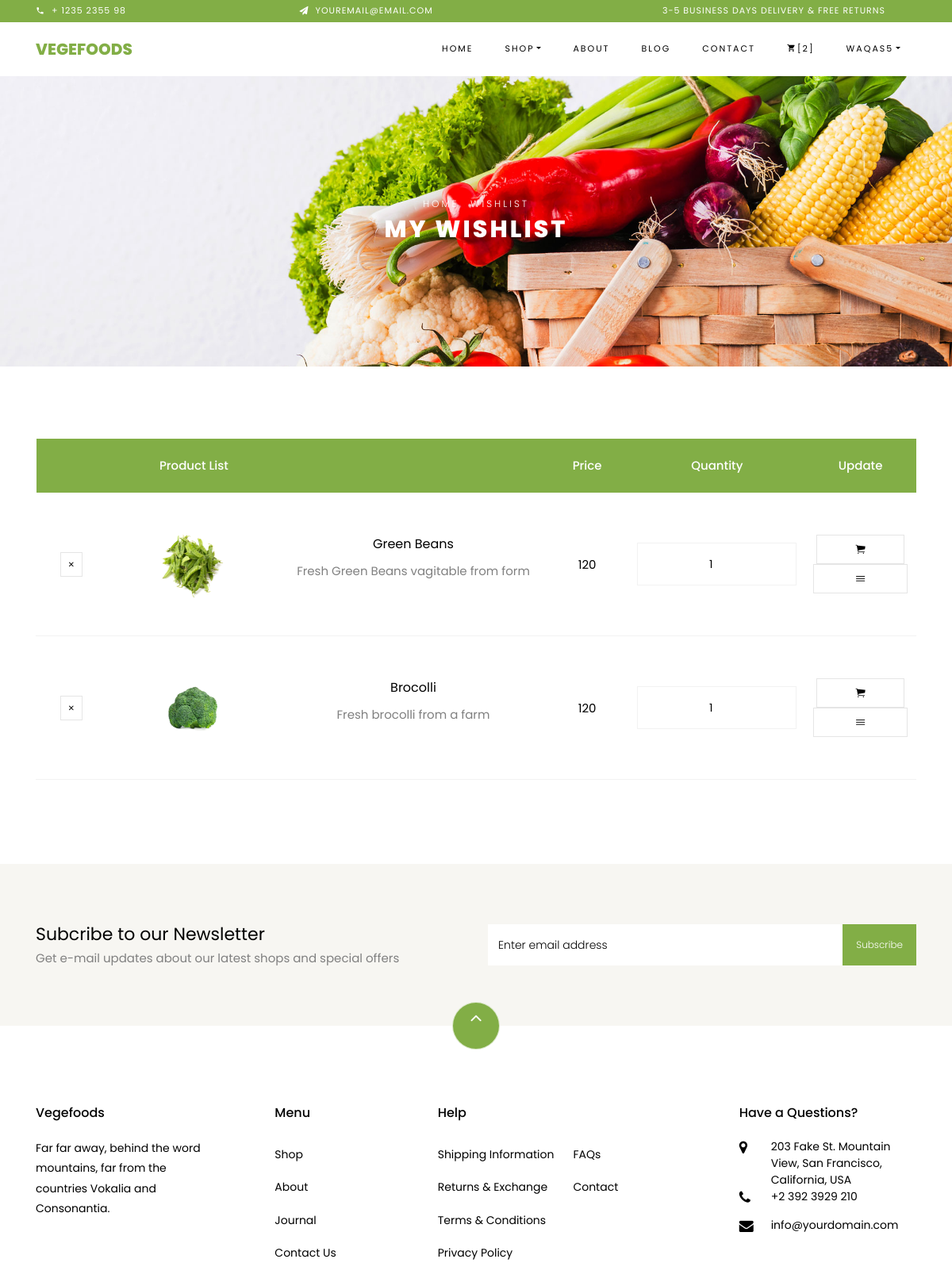
The page /wishlist.php (signed in) on the database its author committed.
### tables this page shows
CREATE TABLE `wishlist_tbl` (
  `ID` int(11) NOT NULL,
  `User_name` varchar(255) NOT NULL,
  `Pro_id` int(11) NOT NULL,
  `Pro_name` varchar(255) NOT NULL,
  `Pro_img` varchar(255) NOT NULL
);

CREATE TABLE `products_tbl` (
  `ID` int(11) NOT NULL,
  `P_name` varchar(255) NOT NULL,
  `p_type` varchar(255) NOT NULL,
  `P_image` varchar(255) NOT NULL,
  `P_description` varchar(255) NOT NULL,
  `P_price` int(11) NOT NULL,
  `P_Quantity` int(11) NOT NULL,
  `Remaning_quantiy` int(11) NOT NULL,
  `Added_Date` date NOT NULL
);

### wishlist.php (the view, shortened to what this page needs)
<?php
if (empty($_SESSION['uID'])) {
	echo '<script language="javascript">';
    echo 'alert("Please login to continue")';
    echo '</script>';
    echo "<script>location.replace('index.php')</script>";
}else{
$username=$_SESSION['Username'];
?>
<!DOCTYPE html>
<html lang="en">
  <head>
    <link rel="stylesheet" href="css/open-iconic-bootstrap.min.css">
    <link rel="stylesheet" href="css/animate.css">
    <link rel="stylesheet" href="css/owl.carousel.min.css">
    <link rel="stylesheet" href="css/owl.theme.default.min.css">
    <link rel="stylesheet" href="css/magnific-popup.css">
    <link rel="stylesheet" href="css/aos.css">
    <link rel="stylesheet" href="css/ionicons.min.css">
    <link rel="stylesheet" href="css/bootstrap-datepicker.css">
    <link rel="stylesheet" href="css/jquery.timepicker.css">
    <link rel="stylesheet" href="css/flaticon.css">
    <link rel="stylesheet" href="css/icomoon.css">
    <link rel="stylesheet" href="css/style.css">
  </head>
  <body class="goto-here">
		<div class="py-1 bg-primary">
    	<div class="container">
    		<div class="row no-gutters d-flex align-items-start align-items-center px-md-0">
	    		<div class="col-lg-12 d-block">
		    		<div class="row d-flex">
		    			<div class="col-md pr-4 d-flex topper align-items-center">
					    	<div class="icon mr-2 d-flex justify-content-center align-items-center"><span class="icon-phone2"></span></div>
						    <span class="text">+ 1235 2355 98</span>
					    </div>
					    <div class="col-md pr-4 d-flex topper align-items-center">
					    	<div class="icon mr-2 d-flex justify-content-center align-items-center"><span class="icon-paper-plane"></span></div>
						    <span class="text">youremail@email.com</span>
					    </div>
					    <div class="col-md-5 pr-4 d-flex topper align-items-center text-lg-right">
						    <span class="text">3-5 Business days delivery &amp; Free Returns</span>
					    </div>
				    </div>
			    </div>
		    </div>
		  </div>
    </div>
    	<?php
    		include ('navbar.php');
    	?>
    <div class="hero-wrap hero-bread" style="background-image: url('images/bg_1.jpg');">
      <div class="container">
        <div class="row no-gutters slider-text align-items-center justify-content-center">
          <div class="col-md-9 ftco-animate text-center">
          	<p class="breadcrumbs"><span class="mr-2"><a href="index.php">Home</a></span> <span>Wishlist</span></p>
            <h1 class="mb-0 bread">My Wishlist</h1>
          </div>
        </div>
      </div>
    </div>
    <section class="ftco-section ftco-cart">
			<div class="container">
				<div class="row">
    			<div class="col-md-12 ftco-animate">
    				<div class="cart-list">
	    				<table class="table">
						    <thead class="thead-primary">
						      <tr class="text-center">
						        <th>&nbsp;</th>
						        <th>Product List</th>
						        <th>&nbsp;</th>
						        <th>Price</th>
						        <th>Quantity</th>
						        <th>Update</th>
						      </tr>
						    </thead>
						    <tbody>
						    	<?php
						    	$show_wqry="SELECT * FROM wishlist_tbl WHERE User_name = '$username'";
                    			$show_wrun=mysqli_query($conn,$show_wqry);
                          $a=0;
                    			while ($row = mysqli_fetch_array($show_wrun)) {
                          ?>
						      <tr class="text-center">
						        <td class="product-remove"><a href="removewishproduct.php?id=<?php echo $row['ID']; ?>" title="Remove Product frm whishlist" name="remove_wishs"><span class="ion-ios-close"></span></a></td>
						        <td class="image-prod"><img class="img" src="images/<?php echo $row ['Pro_img']; ?>" alt="img"></td>
						        <td class="product-name">
						        	<h3><?php echo $row ['Pro_name']; ?></h3>
						        	<?php
						        		$productId=$row ['Pro_id'];
						        		$show_pdqry="SELECT * FROM products_tbl WHERE ID = '$productId'";
                    					$show_pdrun=mysqli_query($conn,$show_pdqry);
                    					if (!empty($show_pdrun)) {
                    					while ($pdrow = mysqli_fetch_array($show_pdrun)) {
						        	?>
						        	<p><?php echo $pdrow ['P_description']; ?></p>
						        </td>
						        <td class="price"><?php echo $pdrow ['P_price'];
						        	                     $ProductPrice=$pdrow ['P_price'];
						        ?></td>
						        <?php
						        	}
						    	} ?>
						        <td class="quantity">
                      <input type="number" name="quantity" id="qun<?php echo $a; ?>" class="form-control" value="1" min="1" max="100">
					          </td>
						        <td class="product-remove">
						        <a href="#" name="wishtocart" title="Add to Cart" class="add-to-cart d-flex justify-content-center align-items-center mx-1" onclick="getQuantity(<?php echo $row['ID']; ?>,<?php echo $a; ?>,<?php echo $ProductPrice; ?>)"><span><i class="ion-ios-cart"></i></span></a>
						        <a href="#" onclick="getIDs(<?php echo $row['Pro_id']; ?>,<?php echo $row['ID']; ?>)" name="wish_to_buy" title="Proceed to buy" class="buy-now d-flex justify-content-center align-items-center text-center"><span><i class="ion-ios-menu"></i></span></a>
						       	</td>
						      </tr>
						    	<?php
                    $a++;
						  		}
						  		?>
						    </tbody>
						  </table>
					  </div>
    			</div>
    		</div>
			</div>
		</section>
		<section class="ftco-section ftco-no-pt ftco-no-pb py-5 bg-light">
      <div class="container py-4">
        <div class="row d-flex justify-content-center py-5">
          <div class="col-md-6">
          	<h2 style="font-size: 22px;" class="mb-0">Subcribe to our Newsletter</h2>
          	<span>Get e-mail updates about our latest shops and special offers</span>
          </div>
          <div class="col-md-6 d-flex align-items-center">
            <form action="#" class="subscribe-form">
              <div class="form-group d-flex">
                <input type="text" class="form-control" placeholder="Enter email address">
                <input type="submit" value="Subscribe" class="submit px-3">
              </div>
            </form>
          </div>
        </div>
      </div>
    </section>
    <?php
        include ('footer.php');
    ?>
  </body>
</html>
<?php
}
?>

### css/icomoon.css (style rules this page uses)
[class^="icon-"], [class*=" icon-"] { font-family: 'icomoon' !important; speak: none; font-style: normal; font-weight: normal; font-variant: normal; text-transform: none; line-height: 1; -webkit-font-smoothing: antialiased; -moz-osx-font-smoothing: grayscale; }
.icon-paper-plane:before { content: "\f1d8"; }
.icon-phone2:before { content: "\e0cd"; }

### rows shown on the page
wishlist_tbl: Pro_img (picture), Pro_name "Green Beans"
products_tbl: P_description "Fresh Green Beans vagitable from form", P_price "120"
wishlist_tbl: Pro_img (picture), Pro_name "Brocolli"
products_tbl: P_description "Fresh brocolli from a farm", P_price "120"

### other values the page prints
$count "2"
$_SESSION['Username'] "WAQAS5"
